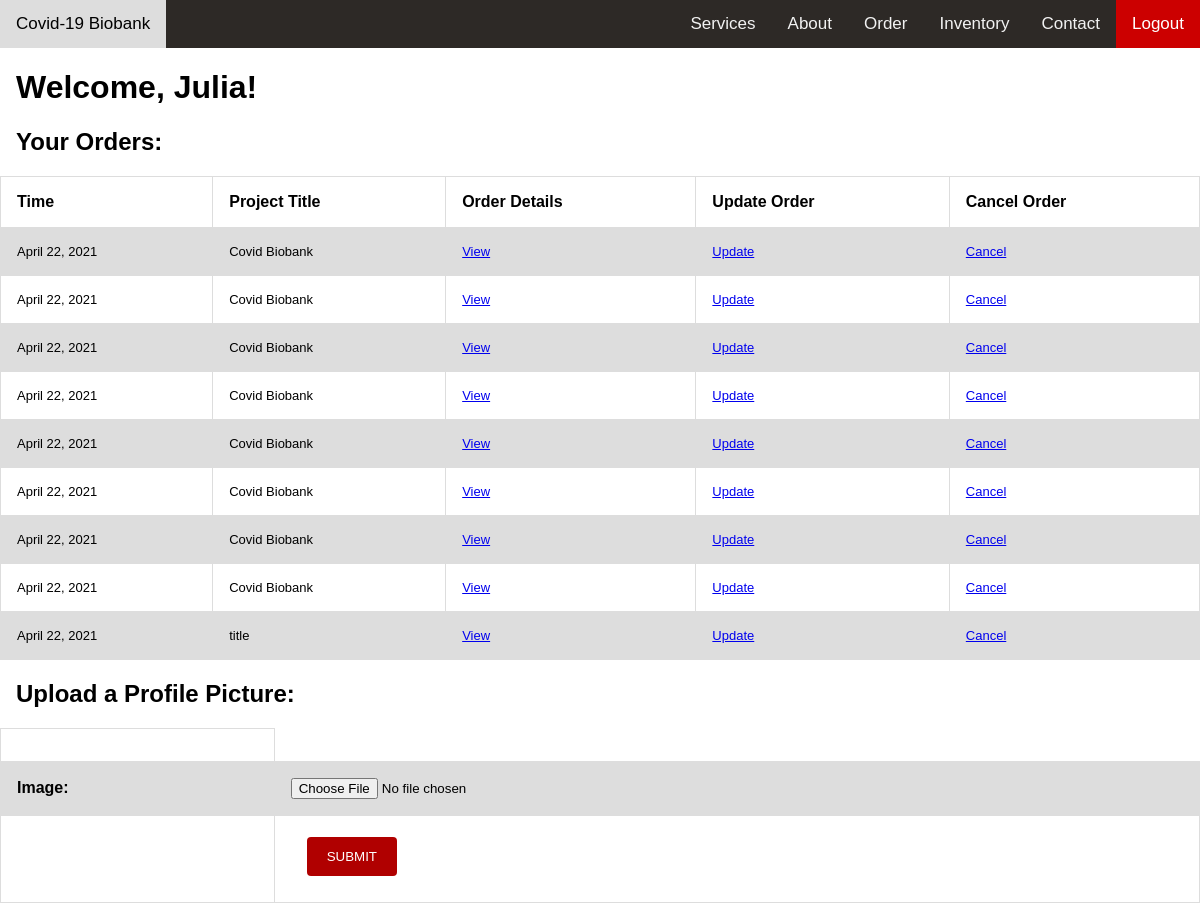
The page /personal/1 (signed in) on the database as committed earlier.
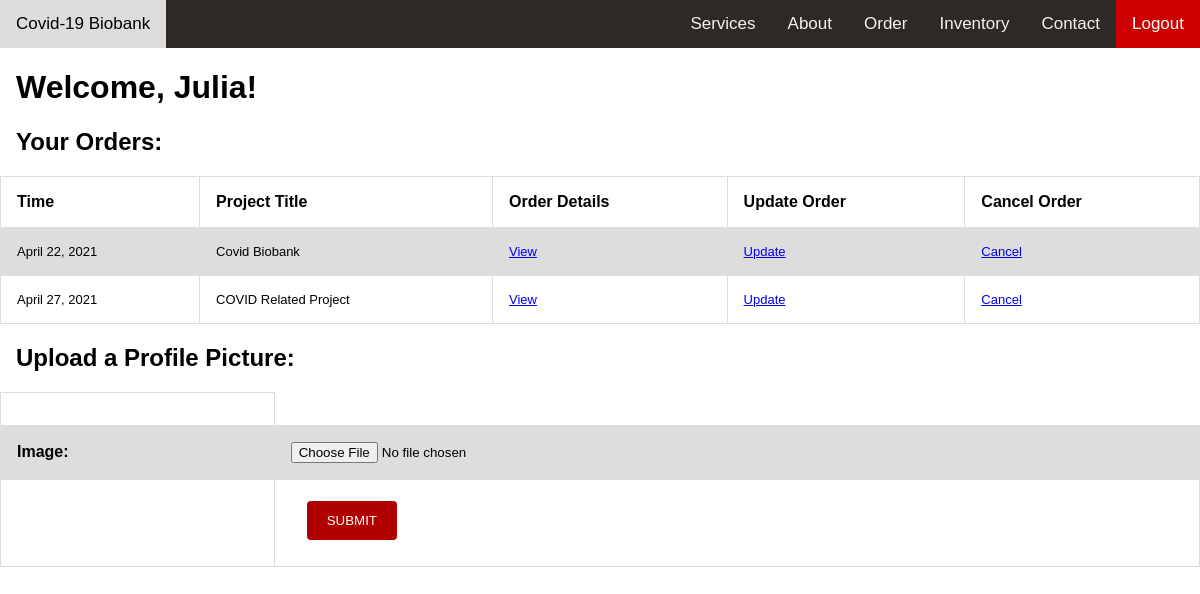
The same page on the database as committed later.
### project/models.py (models this page shows, shortened)
class Researcher(models.Model):
    first_name = models.CharField(max_length=400)
    last_name = models.CharField(max_length=400)
    email = models.EmailField()
    orcid = models.CharField(max_length=16)
    user = models.ForeignKey(User, on_delete=models.CASCADE, blank=True, null=True)
    def get_order_form(self):
        return Order.objects.filter(researcher=self)
    def get_profile_image(self):
        return ProfileImage.objects.filter(researcher=self)

class Order(models.Model):
    researcher = models.ForeignKey(Researcher, on_delete=models.CASCADE, blank=True, null=True)
    institution = models.CharField(max_length=400)
    project_title = models.CharField(max_length=400)
    project_description = models.TextField()
    positive_samples = models.PositiveIntegerField()
    negative_samples = models.PositiveIntegerField()
    sample_information = models.TextField()
    RNA_extraction = models.TextField(blank=True)
    date_request = models.DateField(auto_now_add=True)

### project/views.py (the view)
# urls.py: path('personal/<int:pk>', PersonalPageView.as_view(), name='personal'),
class PersonalPageView(LoginRequiredMixin, DetailView):
    model = Researcher
    template_name = "project/personal.html"
    login_url = "/login"
    context_object_name = "researcher"
    def get_context_data(self, **kwargs):
        context = super(PersonalPageView, self).get_context_data(**kwargs)
        form = ProfileImageForm()
        context['upload_image_form'] = form
        return context

### project/forms.py
class ProfileImageForm(ModelForm, Form):
    image = forms.ImageField(required=False)
    class Meta:
        model = ProfileImage
        fields = ["image"]

### project/templates/project/personal.html (shortened to what this page needs)
{% extends 'project/base.html' %}
{% block content %}
<div>
    <h1 style="padding-left:16px;">Welcome, {{researcher.first_name}}!</h1>
</div>
<h2 style="padding-left:16px;">Your Orders:</h2>
    <table>
        <tr>
            <th>Time</th>
            <th>Project Title</th>
            <th>Order Details</th>
            <th>Update Order</th>
            <th>Cancel Order</th>
        </tr>
        {% for order in researcher.get_order_form %}
        <tr style="font-size:small">
                <td>{{order.date_request}}</td>
                <td>{{order.project_title}}</td>
                <td><a href="{% url 'orders' order.pk %}">View</a></td>
                <td><a href="{% url 'update_order' order.pk %}">Update</a></td>
                <td><a href="{% url 'delete_order' order.pk %}">Cancel</a></td>
        </tr>
        {% endfor %}
    </table>
<h2 style="padding-left:16px;">Upload a Profile Picture:</h2>
<form method="POST" action="{% url 'personal_upload_image' researcher.pk%}" enctype="multipart/form-data">
<table>
    <tr>
        <td>
            {{upload_image_form.as_table}}
        </td>
    </tr>
    <tr>
        <td></td>
        <td> <button type="submit">SUBMIT</button> </td>
    </tr>
</table>
</form>
{% endblock %}

### project/templates/project/base.html (shortened to what this page needs)
<html>
    <head>
    </head>
    <body>
    <div class="topnav">
        {% if request.user.is_authenticated %}
            <a class="active" href="/logout/?next=/">Logout</a>
        {% else %}
            <a class="active" href="/login/?next=/">Log in or Register</a>
        {% endif %}
        <a href="{% url 'contact' %}">Contact</a>
        <a href="{% url 'inventory' %}">Inventory</a>
        <a href="{% url 'order' %}">Order</a>
        <a href="{% url 'about' %}">About</a>
        <a href="{% url 'services' %}">Services</a>
        <a href="{% url 'home' %}"; style="float:left">Covid-19 Biobank</a>
    </div>
        {%block content %}
        {% endblock %}
    </body>
</html>

### project/templates/project/base.html (style rules this page uses)
body { margin: 0; font-family: Arial, Helvetica, sans-serif; }
.topnav { overflow: hidden; background-color: #2D2926; }
.topnav a { float: right; color: #f2f2f2; text-align: center; padding: 14px 16px; text-decoration: none; font-size: 17px; }
.topnav a.active { background-color: #CC0000; color: white; }

### project/templates/project/personal.html (style rules this page uses)
table { font-family: arial, sans-serif; border-collapse: collapse; width: 100%; text-align: center; }
td, th { border: 1px solid #dddddd; text-align: left; padding: 16px; }
tr:nth-child(even) { background-color: #dddddd; }
* { box-sizing: border-box; }
button { background-color: #CC0000; color: white; padding: 12px 20px; border: none; border-radius: 4px; cursor: pointer; float: left; margin: 5px 10px 10px 16px; }
button { background-color: #B00000; }

Rows that differ between the two databases and show on the page:
removed Order: date_request "April 22, 2021", project_title "Covid Biobank"
removed Order: date_request "April 22, 2021", project_title "Covid Biobank"
removed Order: date_request "April 22, 2021", project_title "Covid Biobank"
removed Order: date_request "April 22, 2021", project_title "Covid Biobank"
removed Order: date_request "April 22, 2021", project_title "Covid Biobank"
removed Order: date_request "April 22, 2021", project_title "Covid Biobank"
removed Order: date_request "April 22, 2021", project_title "Covid Biobank"
removed Order: date_request "April 22, 2021", project_title "title"
added Order: date_request "April 27, 2021", project_title "COVID Related Project"
